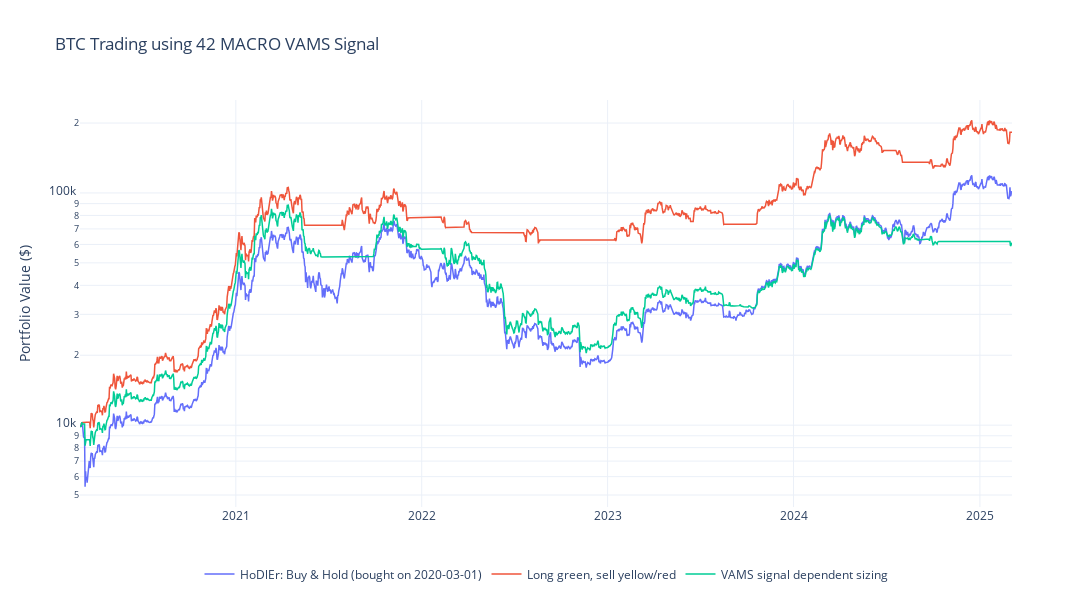

Notebook source saved alongside this figure:
### Code cell
import plotly.graph_objects as go

# Create figure
fig = go.Figure()

# Add each portfolio's value curve
portfolios = {
    'HoDlEr: Buy & Hold (bought on 2020-03-01)': bh_pf,
    'Long green, sell yellow/red': less_ords,
    'VAMS signal dependent sizing': cpf_fo
}

for name, pf in portfolios.items():
    fig.add_trace(
        go.Scatter(
            x=pf.value().index,
            y=pf.value().values,
            name=name,
            mode='lines',
            line=dict(width=1.5)
        )
    )

# Update layout with horizontal legend at bottom
fig.update_layout(
    title='BTC Trading using 42 MACRO VAMS Signal',
    yaxis_title='Portfolio Value ($)',
    template='plotly_white',
    width=1200,
    height=600,
    yaxis_type='log',
    showlegend=True,
    hovermode='x unified',
    legend=dict(
        orientation="h",
        yanchor="bottom",
        y=-0.2,
        xanchor="center",
        x=0.5
    )
)

# Show the figure
fig.show()

### Figure 1 — Plotly figure (JSON) as saved in the notebook; plotly's stock layout.template omitted (floating-point values rounded to 4 significant figures; data arrays with more than 128 entries replaced by an {"elided": "..."} marker saying what was removed)
{"data": [{"line": {"width": 1.5}, "mode": "lines", "name": "HoDlEr: Buy & Hold (bought on 2020-03-01)", "type": "scatter", "x": {"elided": "1831 str values"}, "y": {"elided": "1831 float values"}}, {"line": {"width": 1.5}, "mode": "lines", "name": "Long green, sell yellow/red", "type": "scatter", "x": {"elided": "1831 str values"}, "y": {"elided": "1831 float values"}}, {"line": {"width": 1.5}, "mode": "lines", "name": "VAMS signal dependent sizing", "type": "scatter", "x": {"elided": "1831 str values"}, "y": {"elided": "1831 float values"}}], "layout": {"height": 600, "hovermode": "x unified", "legend": {"orientation": "h", "x": 0.5, "xanchor": "center", "y": -0.2, "yanchor": "bottom"}, "showlegend": true, "title": {"text": "BTC Trading using 42 MACRO VAMS Signal"}, "width": 1200, "yaxis": {"title": {"text": "Portfolio Value ($)"}, "type": "log"}}}
